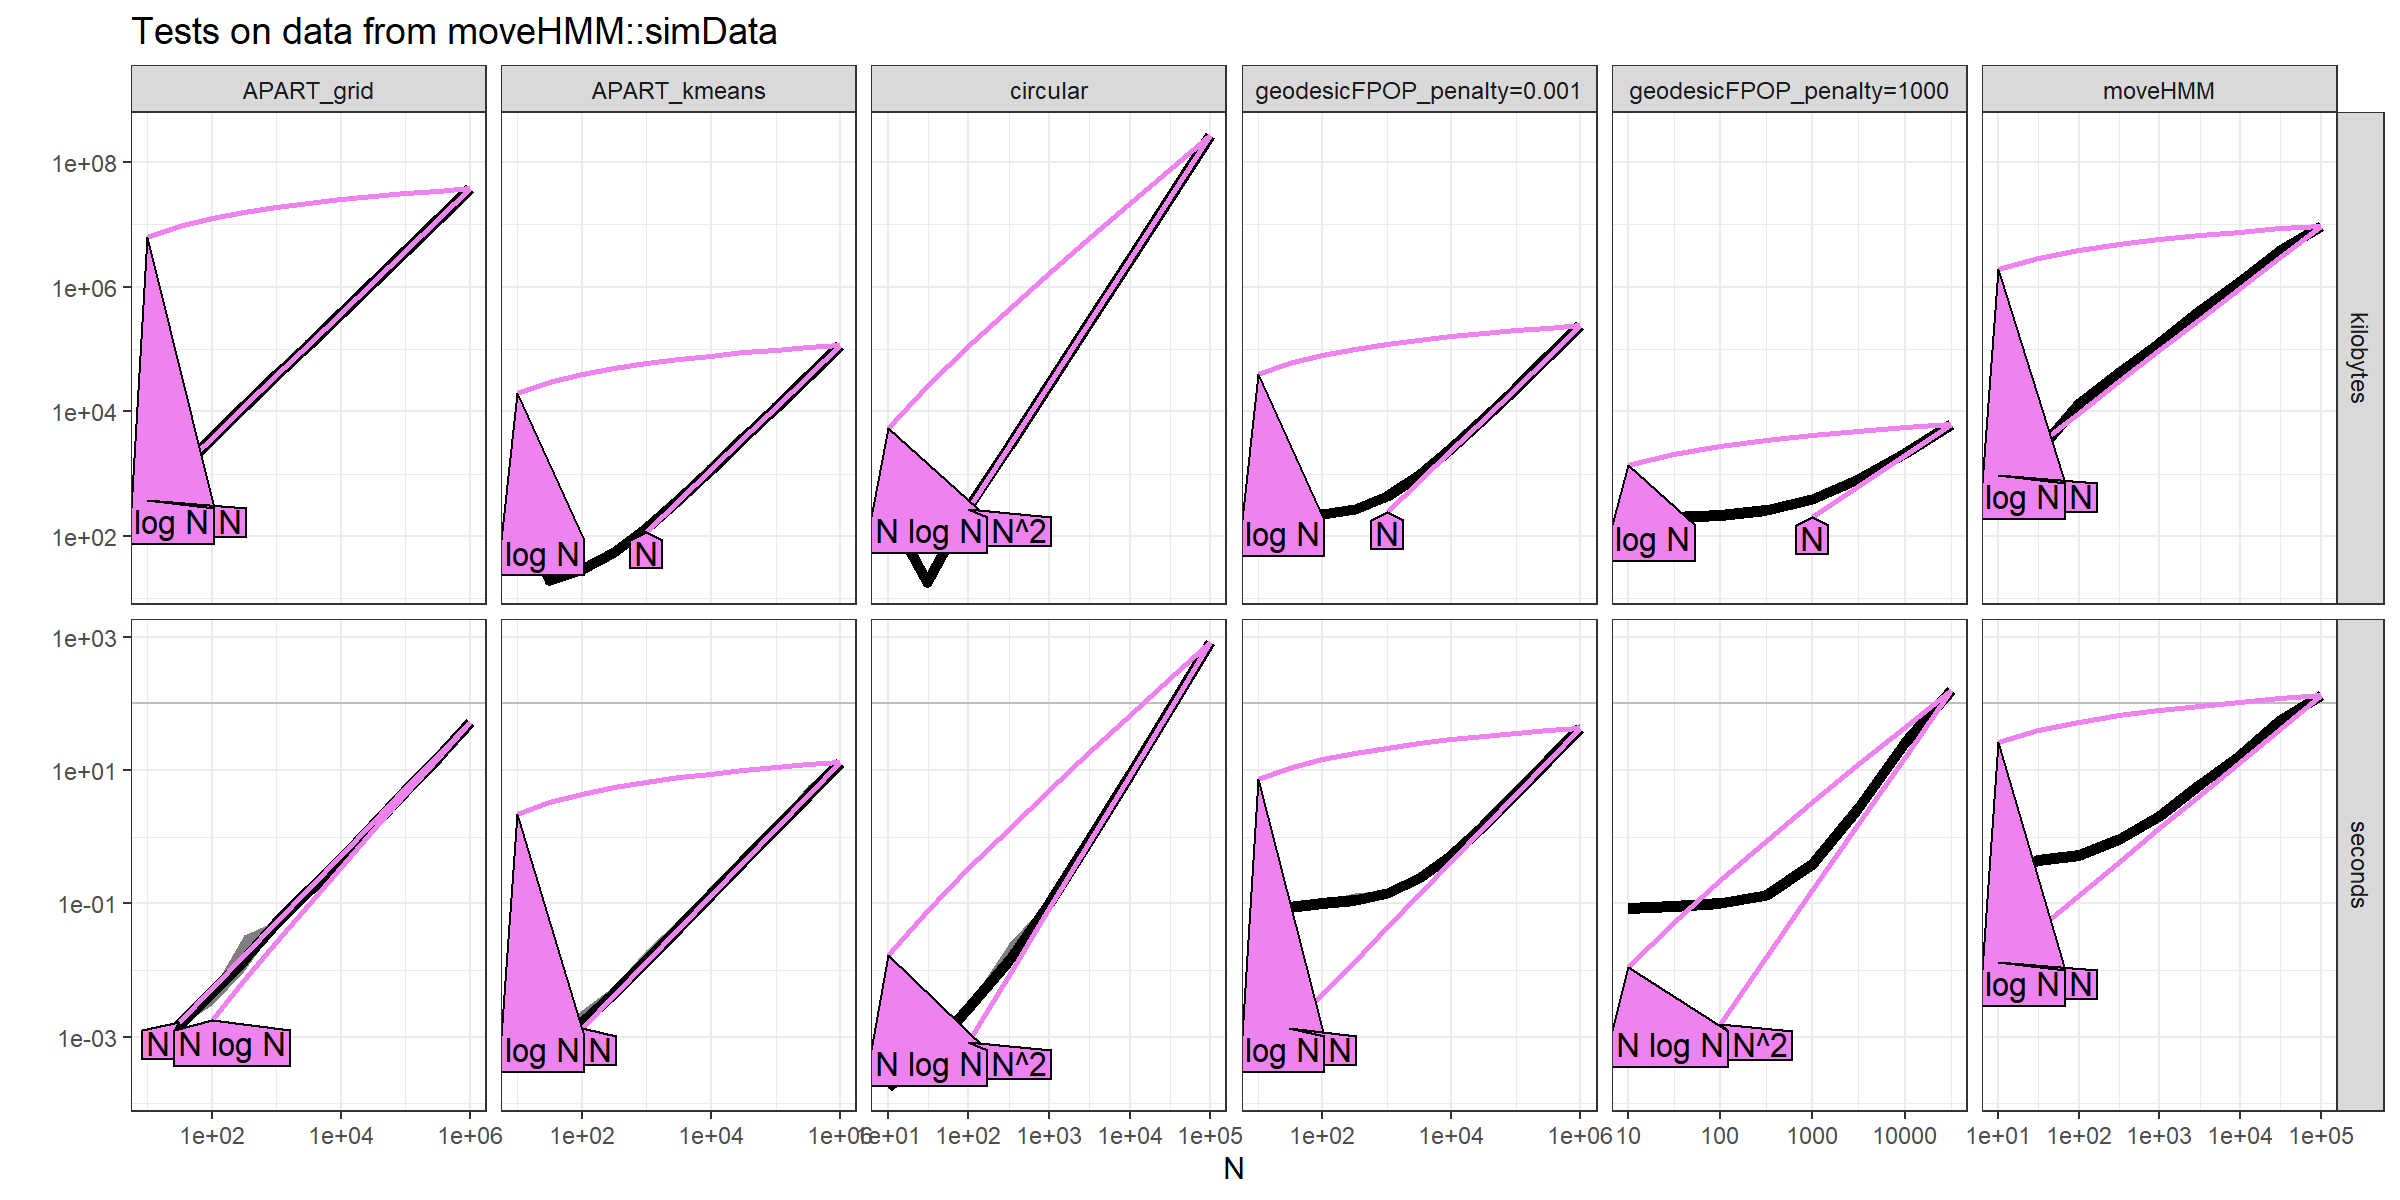

Generate this figure with R:
atime.result <- readRDS("figure-compare-time-sim-data.rds")
library(atime)
library(data.table)
library(ggplot2)
atime.refs <- atime::references_best(atime.result)
atime.pred <- predict(atime.refs, seconds=atime.result$seconds.limit, kilobytes=8e6)
png("figure-compare-time-sim-pred.png", width=6, height=6, units="in", res=200)
plot(atime.pred)+
  ggplot2::ggtitle("Tests on data from moveHMM::simData")+
  ggplot2::scale_x_log10("N", limits=c(NA, 5e5))
dev.off()
png("figure-compare-time-sim-nopred.png", width=4, height=3, units="in", res=300)
ref.dt <- data.table(
  unit="seconds",
  seconds=c(1,60),
  label=c("1 second","1 minute"))
gg <- ggplot2::ggplot() +
  ggplot2::theme_bw() +
  ggplot2::geom_hline(ggplot2::aes(
    yintercept=seconds),
    color="grey",
    data=ref.dt)+
  ggplot2::geom_text(ggplot2::aes(
    0, seconds, label=label),
    vjust=-0.5,
    size=3,
    hjust=0,
    color="grey50",
    data=ref.dt)+
  ggplot2::geom_ribbon(ggplot2::aes(
    N, 
    ymin = min, ymax = max, fill = expr.name),
    data = data.table(atime.result$meas, unit = "seconds"),
    alpha = 0.5) +
  ggplot2::geom_line(ggplot2::aes(
    N, 
    median, color = expr.name),
    data = atime.refs$meas) +
  ggplot2::facet_grid(
    unit ~ ., scales = "free") +
  ggplot2::ggtitle("Tests on data from moveHMM::simData")+
  ggplot2::scale_x_log10(
    "Number of data to segment",
    breaks=10^seq(2,6,by=2))+
  coord_cartesian(
    ylim=c(1e-3,1e4),
    xlim=10^c(2, 8.5))+
  ggplot2::scale_y_log10("median line, min/max band")
dl <- directlabels::direct.label(gg, list(cex=0.5,"right.polygons"))
print(dl)
dev.off()
png("figure-compare-time-sim-nopred-nomem.png", width=5, height=3, units="in", res=300)
ref.dt <- data.table(
  unit="seconds",
  seconds=c(1,60),
  label=c("1 second","1 minute"))
gg <- ggplot2::ggplot() +
  ggplot2::theme_bw() +
  ggplot2::geom_hline(ggplot2::aes(
    yintercept=seconds),
    color="grey",
    data=ref.dt)+
  ggplot2::geom_text(ggplot2::aes(
    0, seconds, label=paste0(" ",label)),
    vjust=-0.5,
    size=3,
    hjust=0,
    color="grey50",
    data=ref.dt)+
  ggplot2::geom_ribbon(ggplot2::aes(
    N, 
    ymin = min, ymax = max, fill = expr.name),
    data = data.table(atime.result$meas, unit = "seconds"),
    alpha = 0.5) +
  ggplot2::geom_line(ggplot2::aes(
    N, 
    median, color = expr.name),
    data = atime.result$meas) +
  ggplot2::scale_x_log10(
    "N = Number of data to segment",
    breaks=10^seq(2,6,by=2))+
  coord_cartesian(
    ylim=c(1e-3,1e3),
    xlim=10^c(2, 8.4))+
  ggplot2::scale_y_log10(
    "Computation time (seconds)\nmin/median/max over 10 timings",
    breaks=10^seq(-3,3))
dl <- directlabels::direct.label(gg, list(cex=0.7,"right.polygons"))
print(dl)
dev.off()
png("figure-compare-time-sim.png", width=12, height=6, units="in", res=200)
plot(atime.refs)+
  ggplot2::ggtitle("Tests on data from moveHMM::simData")
dev.off()


